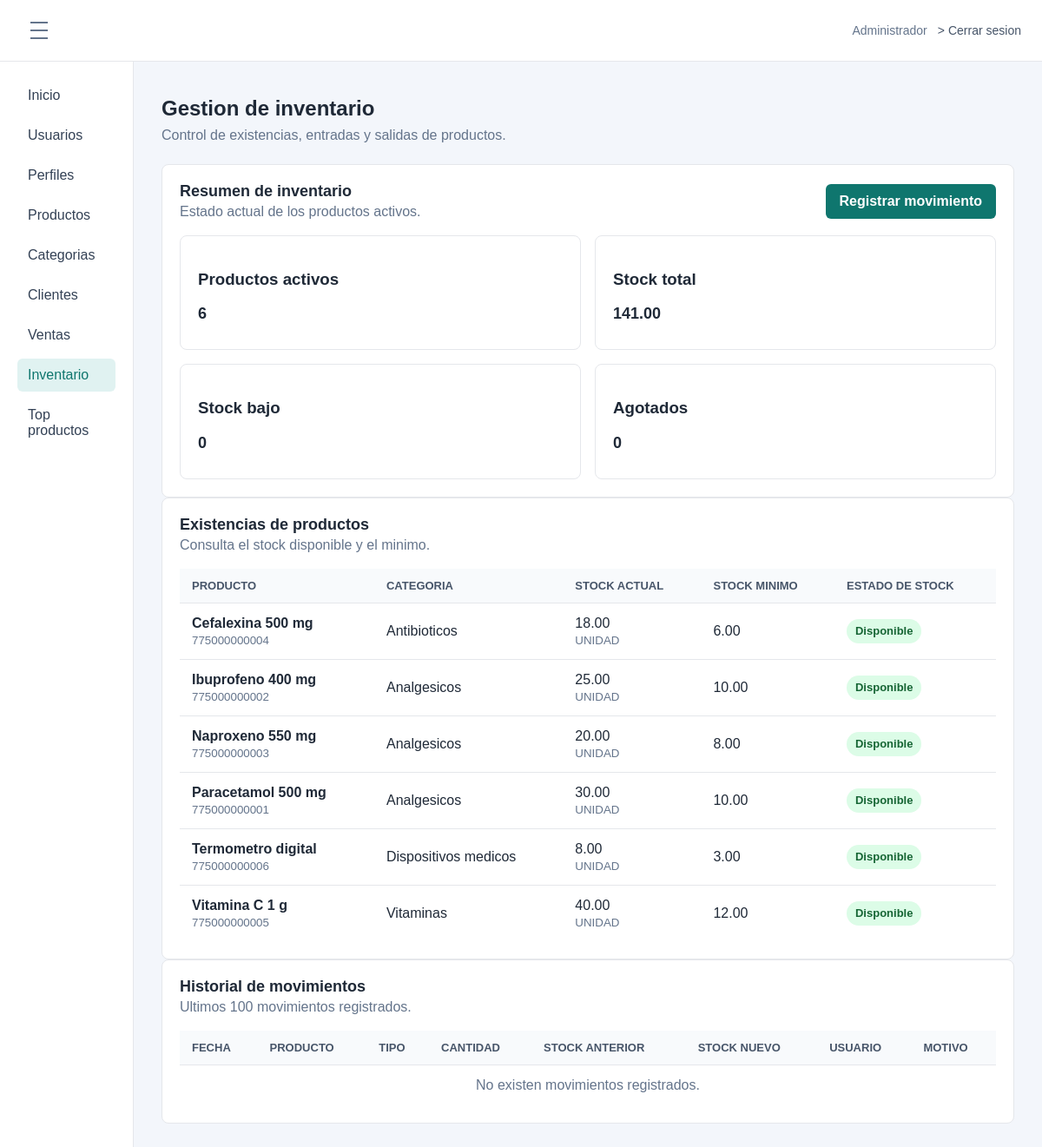
The page /index.php?route=module/inventario (signed in) on the database its author committed.
### tables this page shows
CREATE TABLE `opcion` (
  `idopcion` int(11) NOT NULL AUTO_INCREMENT,
  `descripcion` varchar(100) NOT NULL,
  `url` varchar(200) NOT NULL,
  `icono` varchar(50) NOT NULL DEFAULT 'fa-circle',
  `estado` tinyint(1) NOT NULL DEFAULT 1,
  `fecha_creacion` datetime NOT NULL DEFAULT current_timestamp(),
  PRIMARY KEY (`idopcion`)
);

CREATE TABLE `producto` (
  `idproducto` int(11) NOT NULL AUTO_INCREMENT,
  `nombre` varchar(150) NOT NULL,
  `codigobarra` varchar(50) DEFAULT NULL,
  `pventa` decimal(11,2) NOT NULL DEFAULT 0.00,
  `pcompra` decimal(11,2) NOT NULL DEFAULT 0.00,
  `stock` decimal(11,2) NOT NULL DEFAULT 0.00,
  `stockseguridad` decimal(11,2) NOT NULL DEFAULT 0.00,
  `idunidad` int(11) NOT NULL,
  `idcategoria` int(11) NOT NULL,
  `idafectacion` int(11) NOT NULL DEFAULT 1,
  `urlimagen` varchar(250) DEFAULT NULL,
  `estado` tinyint(1) NOT NULL DEFAULT 1,
  `fecha_creacion` datetime NOT NULL DEFAULT current_timestamp(),
  PRIMARY KEY (`idproducto`),
  KEY `idx_producto_unidad` (`idunidad`),
  KEY `idx_producto_categoria` (`idcategoria`),
  KEY `idx_producto_afectacion` (`idafectacion`),
  CONSTRAINT `fk_producto_unidad` FOREIGN KEY (`idunidad`) REFERENCES `unidad` (`idunidad`),
  CONSTRAINT `fk_producto_categoria` FOREIGN KEY (`idcategoria`) REFERENCES `categoria` (`idcategoria`),
  CONSTRAINT `fk_producto_afectacion` FOREIGN KEY (`idafectacion`) REFERENCES `afectacion` (`idafectacion`)
);

CREATE TABLE `categoria` (
  `idcategoria` int(11) NOT NULL AUTO_INCREMENT,
  `nombre` varchar(100) NOT NULL,
  `estado` tinyint(1) DEFAULT 1,
  `fecha_creacion` datetime NOT NULL DEFAULT current_timestamp(),
  PRIMARY KEY (`idcategoria`)
);

CREATE TABLE `unidad` (
  `idunidad` int(11) NOT NULL AUTO_INCREMENT,
  `descripcion` varchar(50) DEFAULT NULL,
  `estado` tinyint(1) DEFAULT 1,
  `fecha_creacion` datetime NOT NULL DEFAULT current_timestamp(),
  PRIMARY KEY (`idunidad`)
);

### app/Controllers/InventarioController.php (called while the page is built, shortened)
<?php
class InventarioController
{
    private Inventario $inventario;
    private Profile $profiles;
    public function __construct(
        Inventario $inventario,
        Profile $profiles
    ) {
        $this->inventario = $inventario;
        $this->profiles = $profiles;
    }
    public function index(): void
    {
        $menuOptions = $this->requireAccess("GET");
        $products = $this->inventario->productos();
        $resumen = $this->inventario->resumen();
        $movimientos = $this->inventario->historial();
        require __DIR__ . "/../Views/layout/app.php";
    }
    private function requireAccess(string $method): array
    {
        $menuOptions = $this->profiles->menuOptions(
            (int) ($_SESSION["idperfil"] ?? 0)
        );
        foreach ($menuOptions as $option) {
            if (in_array(
                $option["url"] ?? "",
                ["module/inventario", "vista/inventario.php"],
                true
            )) {
                $allowed = true;
                break;
            }
        }
        return $menuOptions;
    }
}

### app/Models/Profile.php (called while the page is built, shortened)
<?php
class Profile
{
    private PDO $db;
    public function __construct(PDO $db)
    {
        $this->db = $db;
    }
    public function menuOptions(int $profileId): array
    {
        $sql = "SELECT o.descripcion, o.url, o.icono
                FROM acceso a
                INNER JOIN opcion o ON o.idopcion = a.idopcion
                WHERE a.idperfil = :idperfil
                  AND a.estado = 1
                  AND o.estado = 1
                ORDER BY o.idopcion";
        $statement = $this->db->prepare($sql);
        $statement->execute(["idperfil" => $profileId]);
        return $statement->fetchAll();
    }
}

### app/Models/Inventario.php (called while the page is built, shortened)
<?php
class Inventario
{
    private PDO $db;
    public function __construct(PDO $db)
    {
        $this->db = $db;
    }
    public function productos(): array
    {
        $sql = "SELECT
                    p.idproducto,
                    p.nombre,
                    p.codigobarra,
                    p.stock,
                    p.stockseguridad,
                    p.pcompra,
                    p.pventa,
                    p.estado,
                    c.nombre AS categoria,
                    u.descripcion AS unidad
                FROM producto p
                INNER JOIN categoria c
                    ON c.idcategoria = p.idcategoria
                INNER JOIN unidad u
                    ON u.idunidad = p.idunidad
                ORDER BY p.nombre ASC";
        return $this->db->query($sql)->fetchAll();
    }
    public function resumen(): array
    {
        $sql = "SELECT
                    COUNT(*) AS total_productos,
                    COALESCE(SUM(stock), 0) AS unidades,
                    COALESCE(SUM(
                        CASE
                            WHEN stock = 0 THEN 1
                            ELSE 0
                        END
                    ), 0) AS agotados,
                    COALESCE(SUM(
                        CASE
                            WHEN stock > 0
                             AND stock <= stockseguridad
                            THEN 1 ELSE 0
                        END
                    ), 0) AS stock_bajo
                FROM producto
                WHERE estado = 1";
        return $this->db->query($sql)->fetch();
    }
    public function historial(): array
    {
        $sql = "SELECT
                    m.idmovimiento,
                    m.tipo,
                    m.cantidad,
                    m.stock_anterior,
                    m.stock_nuevo,
                    m.motivo,
                    m.fecha,
                    p.nombre AS producto,
                    u.nombre AS usuario
                FROM movimiento_inventario m
                INNER JOIN producto p
                    ON p.idproducto = m.idproducto
                INNER JOIN usuario u
                    ON u.idusuario = m.idusuario
                ORDER BY m.fecha DESC, m.idmovimiento DESC
                LIMIT 100";
        return $this->db->query($sql)->fetchAll();
    }
}

### app/Views/inventario/index.php (the view, shortened to what this page needs)
<?php
$e = static fn($value) =>
    htmlspecialchars((string) $value, ENT_QUOTES, "UTF-8");
?>
<div class="page-title">
    <h1>Gestion de inventario</h1>
    <p>Control de existencias, entradas y salidas de productos.</p>
</div>
<section class="panel">
    <div class="section-toolbar">
        <div>
            <h2>Resumen de inventario</h2>
            <p>Estado actual de los productos activos.</p>
        </div>
        <a class="btn btn-primary"
           href="index.php?route=module/inventario/crear">
            Registrar movimiento
        </a>
    </div>
    <div class="form-grid">
        <div class="panel">
            <h3>Productos activos</h3>
            <h2><?= (int) $resumen["total_productos"] ?></h2>
        </div>
        <div class="panel">
            <h3>Stock total</h3>
            <h2><?= number_format((float) $resumen["unidades"], 2) ?></h2>
        </div>
        <div class="panel">
            <h3>Stock bajo</h3>
            <h2><?= (int) $resumen["stock_bajo"] ?></h2>
        </div>
        <div class="panel">
            <h3>Agotados</h3>
            <h2><?= (int) $resumen["agotados"] ?></h2>
        </div>
    </div>
</section>
<section class="panel">
    <div class="section-toolbar">
        <div>
            <h2>Existencias de productos</h2>
            <p>Consulta el stock disponible y el minimo.</p>
        </div>
    </div>
    <div class="table-wrap">
        <table class="data-table product-table">
            <thead>
                <tr>
                    <th>Producto</th>
                    <th>Categoria</th>
                    <th>Stock actual</th>
                    <th>Stock minimo</th>
                    <th>Estado de stock</th>
                </tr>
            </thead>
            <tbody>
                <?php foreach ($products as $product): ?>
                    <?php
                    $stock = (float) $product["stock"];
                    $minimo = (float) $product["stockseguridad"];
                    if ((int) $product["estado"] !== 1) {
                        $estado = "Inactivo";
                        $clase = "is-muted";
                    } elseif ($stock <= 0) {
                        $estado = "Agotado";
                        $clase = "is-muted";
                    } elseif ($stock <= $minimo) {
                        $estado = "Stock bajo";
                        $clase = "is-muted";
                    } else {
                        $estado = "Disponible";
                        $clase = "is-active";
                    }
                    ?>
                    <tr>
                        <td>
                            <strong><?= $e($product["nombre"]) ?></strong>
                            <small>
                                <?= $e($product["codigobarra"] ?: "Sin codigo") ?>
                            </small>
                        </td>
                        <td><?= $e($product["categoria"]) ?></td>
                        <td>
                            <?= number_format($stock, 2) ?>
                            <small><?= $e($product["unidad"]) ?></small>
                        </td>
                        <td><?= number_format($minimo, 2) ?></td>
                        <td>
                            <span class="status-badge <?= $clase ?>">
                                <?= $estado ?>
                            </span>
                        </td>
                    </tr>
                <?php endforeach; ?>
            </tbody>
        </table>
    </div>
</section>
<section class="panel">
    <div class="section-toolbar">
        <div>
            <h2>Historial de movimientos</h2>
            <p>Ultimos 100 movimientos registrados.</p>
        </div>
    </div>
    <div class="table-wrap">
        <table class="data-table">
            <thead>
                <tr>
                    <th>Fecha</th>
                    <th>Producto</th>
                    <th>Tipo</th>
                    <th>Cantidad</th>
                    <th>Stock anterior</th>
                    <th>Stock nuevo</th>
                    <th>Usuario</th>
                    <th>Motivo</th>
                </tr>
            </thead>
            <tbody>
                <?php if (!$movimientos): ?>
                    <tr>
                        <td colspan="8" class="empty-state">
                            No existen movimientos registrados.
                        </td>
                    </tr>
                <?php endif; ?>
            </tbody>
        </table>
    </div>
</section>

### app/Views/layout/sidebar.php
<?php $currentRoute = $_GET["route"] ?? "dashboard"; ?>
<aside class="sidebar">
    <nav aria-label="Menu principal">
        <a href="index.php?route=dashboard" <?= $currentRoute === "dashboard" ? 'aria-current="page"' : "" ?>>Inicio</a>
        <?php foreach ($menuOptions as $option): ?>
            <?php $route = $option["url"] ?? ""; ?>
            <a href="index.php?route=<?= urlencode($route) ?>" <?= $currentRoute === $route ? 'aria-current="page"' : "" ?>>
                <?= htmlspecialchars($option["descripcion"]) ?>
            </a>
        <?php endforeach; ?>
    </nav>
</aside>

### public/css/styles.css (style rules this page uses)
* { box-sizing: border-box; }
body { margin: 0; font-family: Arial, sans-serif; color: #1f2937; background: #f3f6fb; }
a { color: inherit; }
.login-card p, .page-title p { margin: 8px 0 24px; color: #64748b; }
.btn { display: inline-flex; align-items: center; justify-content: center; min-height: 40px; padding: 10px 16px; border: 0; border-radius: 6px; font: inherit; font-weight: 700; text-decoration: none; cursor: pointer; }
.btn-primary { background: #0f766e; color: #ffffff; }
.sidebar { width: 230px; padding: 20px; background: #ffffff; border-right: 1px solid #e5e7eb; transition: width 0.2s ease, padding 0.2s ease, transform 0.2s ease; }
.sidebar nav { display: grid; gap: 8px; }
.sidebar a { padding: 10px 12px; border-radius: 6px; color: #334155; text-decoration: none; }
.sidebar a:hover, .sidebar a[aria-current="page"] { background: #e0f2f1; color: #0f766e; }
h1 { margin: 0; font-size: 24px; }
h2 { margin: 0 0 10px; font-size: 18px; }
.summary-card, .panel { padding: 20px; background: #ffffff; border: 1px solid #e5e7eb; border-radius: 8px; }
.panel p { margin: 0; color: #64748b; }
.section-toolbar { display: flex; align-items: center; justify-content: space-between; gap: 16px; margin-bottom: 18px; }
.section-toolbar h2, .section-toolbar p { margin: 0; }
.section-toolbar p { margin-top: 4px; }
.table-wrap { overflow-x: auto; }
.data-table { width: 100%; border-collapse: separate; border-spacing: 0; min-width: 720px; }
.data-table th { padding: 12px 14px; background: #f8fafc; color: #475569; font-size: 13px; text-align: left; text-transform: uppercase; }
.data-table td { padding: 14px; border-top: 1px solid #e5e7eb; }
.data-table small { display: block; margin-top: 3px; color: #64748b; }
.product-table { min-width: 940px; }
.empty-state { color: #64748b; text-align: center; }
.status-badge { display: inline-flex; align-items: center; min-height: 28px; padding: 5px 10px; border-radius: 999px; font-size: 13px; font-weight: 700; }
.status-badge.is-active { background: #dcfce7; color: #166534; }
.form-grid { display: grid; grid-template-columns: repeat(2, minmax(0, 1fr)); gap: 16px; }

### rows shown on the page
opcion: descripcion "Usuarios"
opcion: descripcion "Perfiles"
opcion: descripcion "Productos"
opcion: descripcion "Categorias"
opcion: descripcion "Clientes"
opcion: descripcion "Ventas"
opcion: descripcion "Inventario"
opcion: descripcion "Top productos"
producto: nombre "Cefalexina 500 mg", codigobarra "775000000004", idcategoria.nombre "Antibioticos", stock "18.00", idunidad.descripcion "UNIDAD", stockseguridad "6.00", estado "Disponible"
producto: nombre "Ibuprofeno 400 mg", codigobarra "775000000002", idcategoria.nombre "Analgesicos", stock "25.00", idunidad.descripcion "UNIDAD", stockseguridad "10.00", estado "Disponible"
producto: nombre "Naproxeno 550 mg", codigobarra "775000000003", idcategoria.nombre "Analgesicos", stock "20.00", idunidad.descripcion "UNIDAD", stockseguridad "8.00", estado "Disponible"
producto: nombre "Paracetamol 500 mg", codigobarra "775000000001", idcategoria.nombre "Analgesicos", stock "30.00", idunidad.descripcion "UNIDAD", stockseguridad "10.00", estado "Disponible"
producto: nombre "Termometro digital", codigobarra "775000000006", idcategoria.nombre "Dispositivos medicos", stock "8.00", idunidad.descripcion "UNIDAD", stockseguridad "3.00", estado "Disponible"
producto: nombre "Vitamina C 1 g", codigobarra "775000000005", idcategoria.nombre "Vitaminas", stock "40.00", idunidad.descripcion "UNIDAD", stockseguridad "12.00", estado "Disponible"

### other values the page prints
$_SESSION["nombre"] "Administrador"
$resumen["total_productos"] "6"
$resumen["unidades"] "141.00"
$resumen["stock_bajo"] "0"
$resumen["agotados"] "0"
